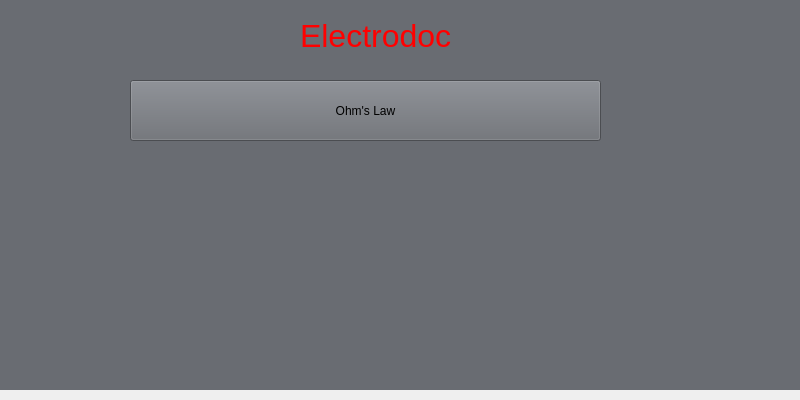
<?xml version="1.0" encoding="UTF-8"?>
<ui version="4.0">
 <class>Electrodoc</class>
 <widget class="QWidget" name="Electrodoc">
  <property name="geometry">
   <rect>
    <x>0</x>
    <y>0</y>
    <width>800</width>
    <height>400</height>
   </rect>
  </property>
  <property name="minimumSize">
   <size>
    <width>800</width>
    <height>399</height>
   </size>
  </property>
  <property name="maximumSize">
   <size>
    <width>800</width>
    <height>400</height>
   </size>
  </property>
  <property name="windowTitle">
   <string>Electrodoc</string>
  </property>
  <widget class="QStackedWidget" name="mainStack">
   <property name="geometry">
    <rect>
     <x>0</x>
     <y>-10</y>
     <width>800</width>
     <height>400</height>
    </rect>
   </property>
   <property name="minimumSize">
    <size>
     <width>800</width>
     <height>400</height>
    </size>
   </property>
   <property name="maximumSize">
    <size>
     <width>800</width>
     <height>400</height>
    </size>
   </property>
   <property name="styleSheet">
    <string notr="true">background: rgb(105, 108, 114)</string>
   </property>
   <widget class="QWidget" name="page">
    <widget class="QLabel" name="label">
     <property name="geometry">
      <rect>
       <x>300</x>
       <y>20</y>
       <width>161</width>
       <height>51</height>
      </rect>
     </property>
     <property name="styleSheet">
      <string notr="true">text-align: &quot;center&quot;;
font-size: 32px;
color: red;</string>
     </property>
     <property name="text">
      <string>Electrodoc </string>
     </property>
    </widget>
    <widget class="QPushButton" name="ohmsLawMenuBtn">
     <property name="geometry">
      <rect>
       <x>130</x>
       <y>90</y>
       <width>471</width>
       <height>61</height>
      </rect>
     </property>
     <property name="text">
      <string>Ohm's Law</string>
     </property>
    </widget>
   </widget>
  </widget>
 </widget>
 <resources/>
 <connections/>
</ui>
